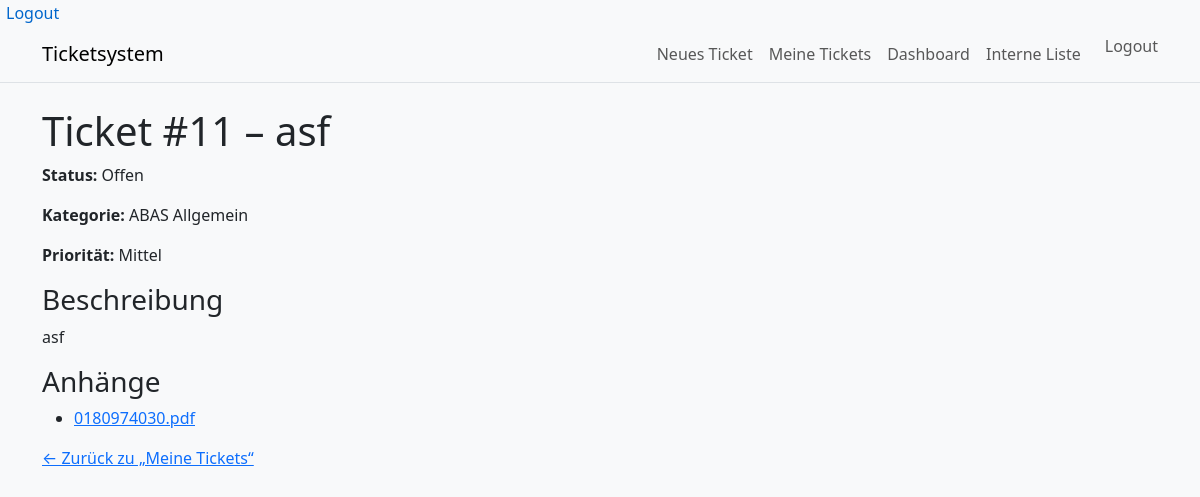
Screenshot of /tickets/me/11/ (signed in) with the database file from the repository.
### tickets/models.py (models this page shows, shortened)
class Ticket(models.Model):
    class Priority(models.TextChoices):
        LOW = "low", "Niedrig"
        MEDIUM = "medium", "Mittel"
        HIGH = "high", "Hoch"
        CRITICAL = "critical", "Kritisch"
    class Status(models.TextChoices):
        OPEN = "open", "Offen"
        IN_PROGRESS = "in_progress", "In Bearbeitung"
        RESOLVED = "resolved", "Gelöst"
    reporter = models.ForeignKey(
        settings.AUTH_USER_MODEL,
        on_delete=models.SET_NULL,
        null=True, blank=True,
        related_name="reported_tickets",
        verbose_name="Gemeldet von"
    )
    assigned_to = models.ForeignKey(
        settings.AUTH_USER_MODEL,
        on_delete=models.SET_NULL,
        null=True, blank=True,
        related_name="assigned_tickets",
        verbose_name="Zugewiesen an"
    )
    name = models.CharField("Ihr Name", max_length=120, validators=[MinLengthValidator(2)])
    email = models.EmailField("Ihre E-Mail", validators=[validate_email])
    title = models.CharField("Titel", max_length=200)
    description = models.TextField("Beschreibung")
    category = models.ForeignKey(Category, null=True, blank=True, on_delete=models.SET_NULL, verbose_name="Kategorie")
    priority = models.CharField("Priorität", max_length=10, choices=Priority.choices, default=Priority.MEDIUM)
    status = models.CharField("Status", max_length=20, choices=Status.choices, default=Status.OPEN)
    created_at = models.DateTimeField("Erstellt am", default=timezone.now, editable=False)
    updated_at = models.DateTimeField("Aktualisiert am", auto_now=True)
    class Meta:
        verbose_name = "Ticket"
        verbose_name_plural = "Tickets"
        ordering = ["-updated_at"]

class Category(models.Model):
    name = models.CharField(max_length=80, unique=True)
    class Meta:
        verbose_name = "Kategorie"
        verbose_name_plural = "Kategorien"
        ordering = ["name"]
    def __str__(self) -> str:
        return self.name

class Attachment(models.Model):
    ticket = models.ForeignKey(Ticket, on_delete=models.CASCADE, related_name="attachments", verbose_name="Ticket")
    file = models.FileField(
        "Datei",
        upload_to="attachments/%Y/%m/%d",
        validators=[
            FileExtensionValidator(allowed_extensions=["png", "jpg", "jpeg", "gif", "pdf"]),
            validate_filesize,
        ],
    )
    original_name = models.CharField("Originaldateiname", max_length=255, blank=True)
    uploaded_by_name = models.CharField("Hochgeladen von (Name)", max_length=120, blank=True)
    uploaded_at = models.DateTimeField("Hochgeladen am", default=timezone.now, editable=False)
    class Meta:
        verbose_name = "Anhang"
        verbose_name_plural = "Anhänge"
        ordering = ["-uploaded_at"]

### tickets/views.py (the view)
# urls.py: path("tickets/me/<int:pk>/", my_ticket_detail, name="my_ticket_detail"),
@login_required
def my_ticket_detail(request, pk):
    if request.user.is_staff or request.user.is_superuser:
        t = get_object_or_404(Ticket, pk=pk)
    else:
        t = get_object_or_404(Ticket, pk=pk, reporter=request.user)
    return render(request, "tickets/my_ticket_detail.html", {"ticket": t})

### templates/tickets/my_ticket_detail.html
{% extends "base.html" %}
{% block content %}
<h1>Ticket #{{ ticket.id }} – {{ ticket.title }}</h1>
<p><strong>Status:</strong>
  {% if ticket.status == "open" %}Offen
  {% elif ticket.status == "in_progress" %}In Bearbeitung
  {% else %}Gelöst{% endif %}
</p>
<p><strong>Kategorie:</strong> {{ ticket.category|default:"–" }}</p>
<p><strong>Priorität:</strong>
  {% if ticket.priority == "critical" %}<strong>Kritisch</strong>
  {% elif ticket.priority == "high" %}Hoch
  {% elif ticket.priority == "medium" %}Mittel
  {% else %}Niedrig{% endif %}
</p>
<h3>Beschreibung</h3>
<p style="white-space:pre-line">{{ ticket.description }}</p>
<h3>Anhänge</h3>
<ul>
  {% for att in ticket.attachments.all %}
    <li><a href="{{ att.file.url }}" target="_blank">{{ att.original_name }}</a></li>
  {% empty %}
    <li>Keine Anhänge</li>
  {% endfor %}
</ul>
<p><a href="{% url 'tickets:my_tickets' %}">← Zurück zu „Meine Tickets“</a></p>
{% endblock %}

### rows the page displays
Ticket: id "11", title "asf", category "ABAS Allgemein", description "asf"
Attachment: original_name "0180974030.pdf"
